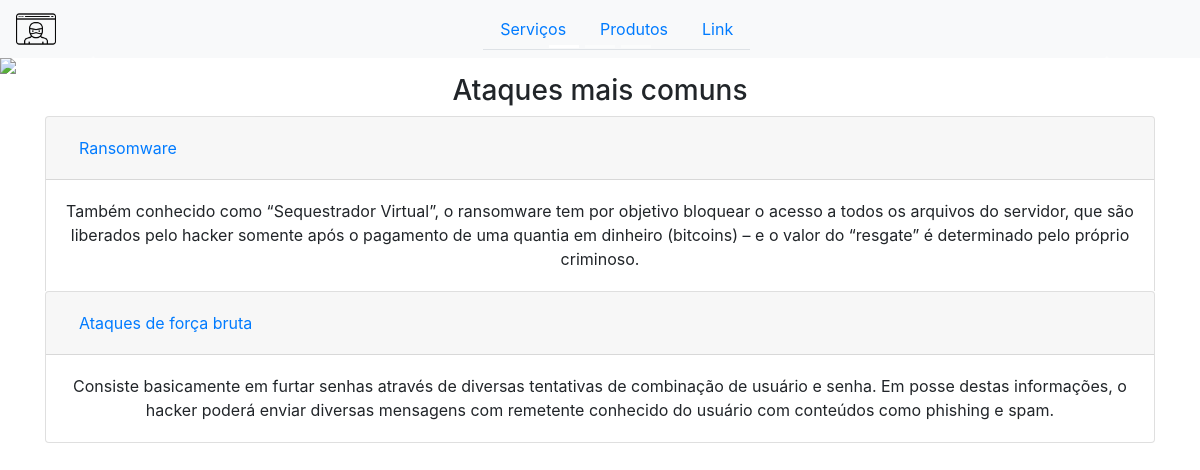
The page /attack on the database its author committed.
### core/models.py (models this page shows, shortened)
class Attack(models.Model):
    nameAttack = models.CharField(max_length=100, verbose_name='Ataque', blank=False)
    descritionAttack = models.TextField(verbose_name='Sobre', blank=False)
    featureAttack = models.TextField(verbose_name='Caracteristica', blank=False)

### core/views.py (the view)
# urls.py: path('attack', views.pageAttack),
def pageAttack(request):
    attacks = Attack.objects.all()
    attack = {'attacks':attacks}
    return render(request, 'Attack.html', attack)

### templates/Attack.html
{% extends "agenda.html" %}
{% block content %}
<div>
    <h3 class="margin">Ataques mais comuns</h3>
    {% for attack in attacks %}
    <div class="accordion" id="accordionExample">
        <div class="card">
            <div class="card-header" id="headingOne">
                <h2 class="mb-0">
                    <button class="btn btn-link btn-block text-left" type="button" data-toggle="collapse" data-target="#collapseOne" aria-expanded="true" aria-controls="collapseOne">
                        {{ attack.nameAttack }}
                    </button>
                </h2>
            </div>
            <div id="collapseOne" class="collapse show" aria-labelledby="headingOne" data-parent="#accordionExample">
                <div class="card-body">
                    {{ attack.descritionAttack }}
                </div>
            </div>
        </div>
        {% endfor %}
    </div>
    {% endblock %}

### templates/agenda.html (shortened to what this page needs)
{% load static %}
<!DOCTYPE html>
<html lang="pt-br">
    <head>
        <link rel="stylesheet" type="text/css" href="{% static 'bootstrap/css/bootstrap.min.css' %}"/>
        <link rel="stylesheet" type="text/css" href="{% static 'css/index.css' %}"/>
        <link rel="stylesheet" href="https://stackpath.bootstrapcdn.com/bootstrap/4.5.0/css/bootstrap.min.css">
    </head>
    <body>
        <nav class="navbar navbar-expand-lg navbar-light bg-light">
            <a class="logo" href="/"><img class="imgLogo" src="{% static '103092.png' %}"/></a>
            <div class="collapse navbar-collapse" id="navbarNav">
                <ul class="nav nav-pills">
                    <ul class="nav nav-tabs">
                        <li class="nav-item">
                            <a class="nav-link colorA" href="/#servicos">Serviços</a>
                        </li>
                        <li class="nav-item dropdown">
                            <a class="nav-link  colorA" data-toggle="dropdown" href="#" role="button" aria-haspopup="true" aria-expanded="false">Produtos</a>
                        </li>
                        <li class="nav-item">
                            <a class="nav-link colorA" href="#">Link</a>
                        </li>
                    </ul>
                </ul>
            </div>
        </nav>
        <div id="carouselExampleCaptions" class="carousel slide" data-ride="carousel">
            <ol class="carousel-indicators">
                <li data-target="#carouselExampleCaptions" data-slide-to="0" class="active"></li>
                <li data-target="#carouselExampleCaptions" data-slide-to="1"></li>
                <li data-target="#carouselExampleCaptions" data-slide-to="2"></li>
            </ol>
            <div class="carousel-inner">
                <div class="carousel-item active">
                    <img src="https://assets.website-files.com/5c83cfc33645873957fce436/5ca4c1d50a500928af404e7e_matrix.jpg" class="d-block w-100" >
                </div>
            </div>
            <a class="carousel-control-prev" href="#carouselExampleCaptions" role="button" data-slide="prev">
                <span class="carousel-control-prev-icon" aria-hidden="true"></span>
            </a>
            <a class="carousel-control-next" href="#carouselExampleCaptions" role="button" data-slide="next">
                <span class="carousel-control-next-icon" aria-hidden="true"></span>
            </a>
        </div>
        <div class="container" align="center">
            {% block content %}
            {% endblock %}
        </div>
    </body>
</html>

### static/css/index.css (style rules this page uses)
h2 { text-align: center; }
.imgLogo { width: 40px; }
.logo { width: 40%; }

### rows shown on the page
Attack: nameAttack "Ransomware", descritionAttack "Também conhecido como “Sequestrador Virtual”, o ransomware tem por objetivo bloquear o acesso a todos os arquivos do servidor, que são liberados pelo hacker somente após o pagamento de uma quantia em dinheiro (bitcoins) – e o valor do “resgate” é determinado pelo próprio criminoso."
Attack: nameAttack "Ataques de força bruta", descritionAttack "Consiste basicamente em furtar senhas através de diversas tentativas de combinação de usuário e senha. Em posse destas informações, o hacker poderá enviar diversas mensagens com remetente conhecido do usuário com conteúdos como phishing e spam."
